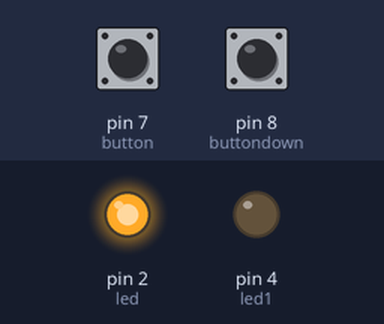
The sketch below on a simulated Arduino Uno, built with avr-gcc and run on an emulated ATmega328P. On the bench: output pins drawn as LEDs (lit = HIGH). The inputs (shaded band) are chosen by the test bench; at power-on: pin 7 (button) LOW, pin 8 (buttondown) LOW. What the sketch prints to the serial monitor is not drawn.

Above: at 1.2 s.
1.3 s: pin 7 (button) pulled HIGH for 0.15 s
At 1.38 s:
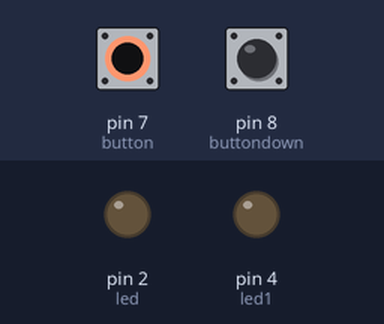
2.9 s: pin 8 (buttondown) pulled HIGH for 0.15 s
At 2.98 s:
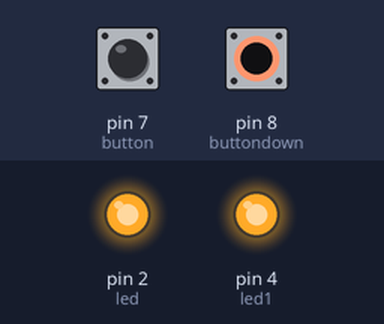
4.5 s: pin 8 (buttondown) pulled HIGH for 3.2 s
At 8.5 s:
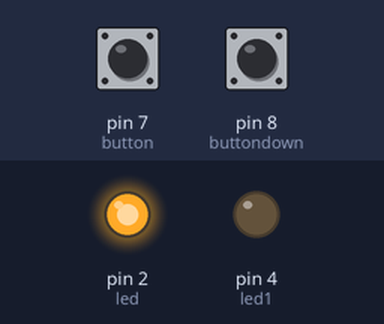
9.2 s: pin 7 (button) pulled HIGH for 3.2 s
At 9.8 s:
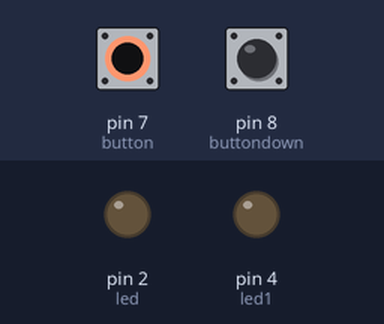
13.9 s: pin 7 (button) driven HIGH and pin 8 (buttondown) driven HIGH
At 14.5 s:
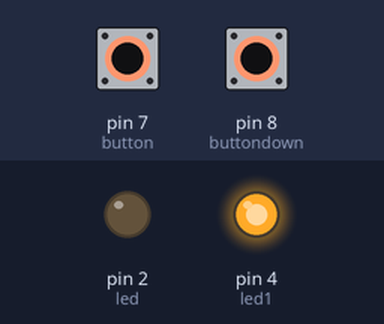
Timing chart, 0 to 16.4 s (numbered marks = the images above; inputs shaded):
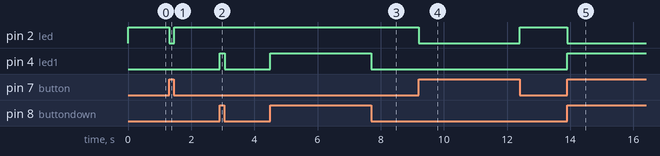

Measured:
- after the input at 1.3 s, pin 2 (led): HIGH → LOW at once, → HIGH 0.15 s later
- after the input at 2.9 s, pin 4 (led1): LOW → HIGH at once, → LOW 0.15 s later
- after the input at 4.5 s, pin 4 (led1): LOW → HIGH at once, → LOW 3.2 s later
- after the input at 9.2 s, pin 2 (led): HIGH → LOW at once, → HIGH 3.2 s later
- after the input at 13.9 s, pin 2 (led): HIGH → LOW at once; pin 4 (led1): LOW → HIGH at once

The sketch:

BUTTONREAD_PRESSED.ino
```cpp
int led=2;
int led1=4;
int button=7;// PULL UP CONFIGURATION
int buttonread;
int buttonreadD;
int buttondown=8;//PULL DOWN
void setup() {
  // put your setup code here, to run once:
Serial.begin(9600);
pinMode(led,OUTPUT);
pinMode(led1,OUTPUT);
pinMode(button,INPUT);
pinMode(buttondown,INPUT);

}

void loop() {
  //put your main code here, to run repeatedly:
buttonread=digitalRead(button);
Serial.println(buttonread);


if (buttonread==1)
{
  digitalWrite(led,LOW);
}else
{
  digitalWrite(led,HIGH);

}

///////////////////////////
buttonreadD=digitalRead(buttondown);
Serial.println(buttonreadD);

if (buttonreadD==1)
{
  digitalWrite(led1,HIGH);
}else
{
  digitalWrite(led1,LOW);

}
}
```
